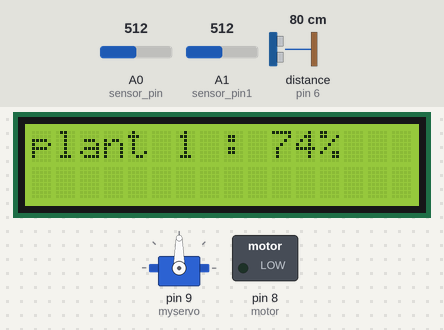
This sketch was run on a simulated Arduino Uno, built with avr-gcc and run on an emulated ATmega328P. Shown: servo, 16×2 character LCD, switched loads named in the sketch (green lamp = pin HIGH). Wiring (inferred from the names in the program): ultrasonic range finder: trigger pin 7; echo pin 6. The inputs (shaded band) are chosen by the test bench; at power-on: distance to the obstacle (sensor on pin 6) 80 cm, A1 (sensor_pin1) = 512, A0 (sensor_pin) = 512. The echo pulse lasts 58.3 µs per cm; pins used as bus, display or sensor lines are not drawn; what the sketch prints to the serial monitor is not drawn.

Above: at 3.2 s.
3.3 s: distance to the obstacle (sensor on pin 6) set to 17 cm
15.6 s: distance to the obstacle (sensor on pin 6) set to 14 cm
At 17.0 s:
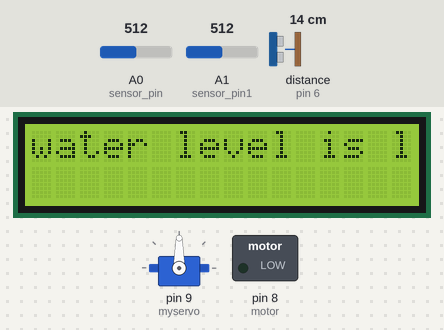
29.6 s: A1 (sensor_pin1) set to 788
At 35.9 s:
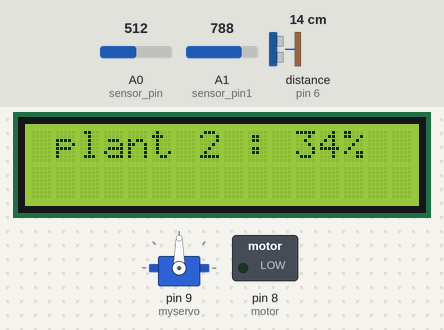
38.6 s: A1 (sensor_pin1) set to 807
At 46.7 s:
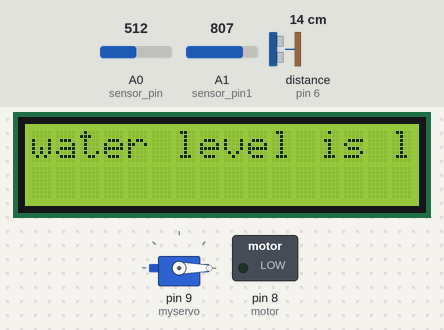
51.7 s: A0 (sensor_pin) set to 781
58.7 s: A0 (sensor_pin) set to 815
At 62.7 s:
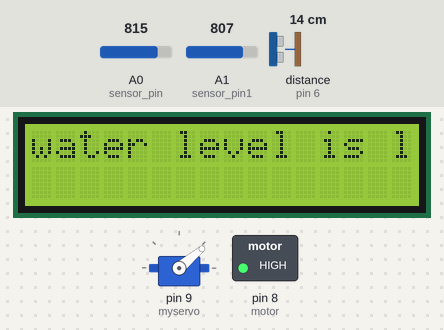
Timing chart, 0 to 72.8 s (numbered marks = the images above; inputs shaded):
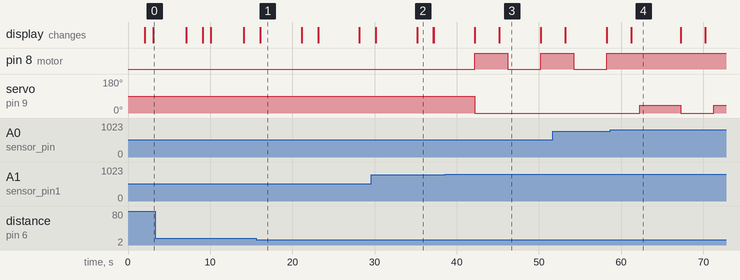

Measured:
- the behaviour switches between 16 and 15 cm on distance to the obstacle (sensor on pin 6) (found by bisection; images 0 and 1)
- the behaviour switches between 799 and 800 on A1 (sensor_pin1) (found by bisection; images 2 and 3)
- the behaviour switches between 799 and 800 on A0 (sensor_pin) (found by bisection; images 3 and 4)
- after the input at 15.6 s, the display: first differs from a run without the input after 0.51 s (image 1)
- after the input at 38.6 s, pin 8 (motor): LOW → HIGH after 3.6 s, → LOW 4.0 s later, → HIGH 4.0 s later; servo on pin 9 (myservo): 90° → 0° after 3.6 s
- after the input at 58.7 s, pin 8 (motor): stays HIGH (without the input it goes to LOW after 3.5 s); servo on pin 9 (myservo): 0° → 40° after 3.5 s, → 0° 5.0 s later, → 40° 4.0 s later
- what the display in image 1 shows lasts 5.0 s, from 16.1 s to 21.1 s

The sketch:

fin.ino
```cpp
#include <Servo.h>
#include<LiquidCrystal.h>
LiquidCrystal lcd(12,11,5,4,3,2);//lcd initialisation
Servo myservo; //server initialisation
int sensor_pin = A0;
//define the analog pin to which the soil moisture sensor is connected
int sensor_pin1=A1;
int motor = 8; // moto pin of pump
int pos = 0; //
//define the digital pin to which dc water pump is to be connected
int tx = 1;
//define the transmitter pin0
int rx = 0;
//define the receiver pin
int output_value ;
int output_value1;
//integer to store the output value of soil moiture sensor
const int analogOutPin = 1;
//set analog output pin to pin 1
int threshold = 800;
//set the threshold value = 800
int current_value;
int current_value1;
//integer to store current value of soil moisture sensor reading
const int trigPin = 7;
const int echoPin = 6;
// defines variables
long duration;
int distance;
void setup()
//void setup runs once
{  myservo.attach(9);
lcd.begin(16,2);
lcd.print("monitoring"); // lcd welcome display
   Serial.begin(9600);
   //begin serial communication at baud rate 9600
   Serial.println("Reading From the Sensor ...");
   //print that readin from soil moisture sensor has begun
   pinMode(motor, OUTPUT);
   //set motor pin as OUPUT
   pinMode(tx, OUTPUT);
   //set transmitter pin as OUTPUT
   pinMode(rx, INPUT);
   //set receiver pin as OUTPUT
   pinMode(trigPin, OUTPUT); // Sets the trigPin as an Output
  pinMode(echoPin, INPUT); // Sets the echoPin as an Input
   delay(2000);
   //create a delay of 2s
   }

void loop()
//void loop runs continuously
{
   //send the output_value to transmitter pin
  lcd.clear();
digitalWrite(trigPin, LOW);
delayMicroseconds(2);
// Sets the trigPin on HIGH state for 10 micro seconds
digitalWrite(trigPin, HIGH);
delayMicroseconds(10);
digitalWrite(trigPin, LOW);
// Reads the echoPin, returns the sound wave travel time in microseconds
duration = pulseIn(echoPin, HIGH);
// Calculating the distance
distance= duration*0.034/2;
// Prints the distance on the Serial Monitor
 analogWrite(analogOutPin, 0);
   analogWrite(analogOutPin, output_value);
   if(distance<15){
   Serial.print("water level is low....");

   lcd.print("water level is low");
   }
   delay(1000);
   output_value= analogRead(sensor_pin);
   //read the value of soil moisture sensor and store it in output_value
   current_value = output_value;
   //set current_value equal to output_value
   output_value= constrain(output_value,330,1023);
   //set the contrain on output_value. Minimum = 10 Maximum = 1023
   output_value= map(output_value,330,1023,100,0);
   //map the output_value
   analogWrite(analogOutPin, 0);
   analogWrite(analogOutPin, output_value);
   //send the output_value to transmitter pin
   Serial.print("Moisture of plant 1 : ");
   //print Moisture:
   Serial.print(output_value);
   //print the output_value
   Serial.println("%");
   //print %
   lcd.print("plant 1 : ");
   //print Moisture:
   lcd.print(output_value);
   //print the output_value
   lcd.print("%");
      if(current_value >=threshold)
   //check if current_value >= 800
   {
    //if yes then
    Serial.println("water level low... turning water pump on..");
    //print water level low.. turning water pump on..
    myservo.write(40);
    digitalWrite(motor,HIGH);
    //turn on the dc water pump
    delay(1000);
   }
   else
   {
    //if no then
    Serial.println("Water level high... turning water pump off");
    //print water leve high.. turning water pump off..
    digitalWrite(motor,LOW);
    //turn off the dc water pump
   }
   delay(4000);
   lcd.clear();
   output_value1= analogRead(sensor_pin1);
   //read the value of soil moisture sensor and store it in output_value
   current_value1 = output_value1;
   //set current_value equal to output_value
   output_value1= constrain(output_value1,330,1023);
   //set the contrain on output_value. Minimum = 10 Maximum = 1023
   output_value1= map(output_value1,330,1023,100,0);
   //map the output_value
   analogWrite(analogOutPin, 0);
   analogWrite(analogOutPin, output_value1);
   //send the output_value to transmitter pin
   Serial.print("Moisture of plant 2: ");
   //print Moisture:
   Serial.print(output_value1);
   //print the output_value
   Serial.println("%");
   //print %
   lcd.print(" plant 2 : ");
   //print Moisture:
   lcd.print(output_value1);
   //print the output_value
   lcd.print("%");
   if(current_value1 >=threshold)
   //check if current_value >= 800
   {
    //if yes then
    Serial.println("water level low... turning water pump on..");
     myservo.write(0);
    //print water level low.. turning water pump on..
    digitalWrite(motor,HIGH);
    //turn on the dc water pump
      delay(1000);
   }
   else
   {
    //if no then
    Serial.println("Water level high... turning water pump off");
    //print water leve high.. turning water pump off..
    digitalWrite(motor,LOW);
    //turn off the dc water pump
   }
   //create a delay of 3 second
   delay(2000);
}
```
